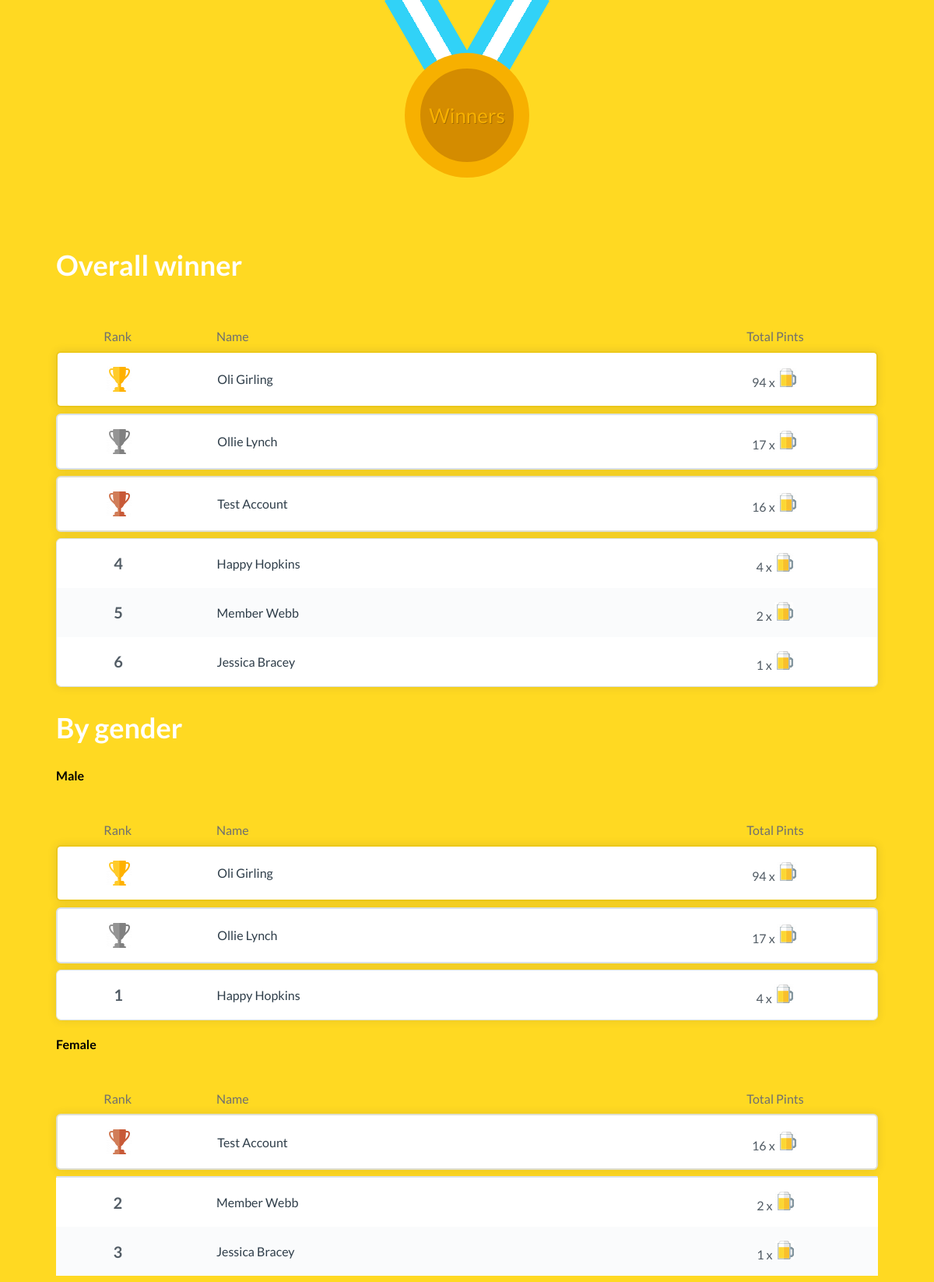
The page /leaderboard.php on the database its author committed.
### tables this page shows
CREATE TABLE `people` (
  `id` int(11) unsigned NOT NULL AUTO_INCREMENT,
  `barcode` char(50) DEFAULT NULL,
  `first_name` char(50) DEFAULT NULL,
  `last_name` char(50) DEFAULT NULL,
  `gender` char(1) DEFAULT NULL,
  PRIMARY KEY (`id`)
);

### src/classes/Db.php (called while the page is built, shortened)
<?php
class Db
{
    protected static $instance;
    protected $pdo;
    public function __construct() {
        $opt  = array(
            PDO::ATTR_ERRMODE            => PDO::ERRMODE_EXCEPTION,
            PDO::ATTR_DEFAULT_FETCH_MODE => PDO::FETCH_OBJ,
            PDO::ATTR_EMULATE_PREPARES   => FALSE,
        );
        $dsn = 'mysql:host='.DB_HOST.';dbname='.DB_NAME;
        try {
            $this->pdo = new PDO($dsn, DB_USER, DB_PASS, $opt);
        } catch (\Exception $exception) {
            var_dump($exception->getMessage());
            die('cannot connect');
        }
    }
    public static function instance()
    {
        if (self::$instance === null)
        {
            self::$instance = new self;
        }
        return self::$instance;
    }
    public function run($sql, $args = [])
    {
        if (!$args) {
            return $this->pdo->query($sql);
        }
        $stmt = $this->pdo->prepare($sql);
        $stmt->execute($args);
        return $stmt;
    }
}

### src/classes/Bar.php (called while the page is built, shortened)
<?php
class Bar
{
    private $db;
    public function __construct()
    {
        $this->db = Db::instance();
    }
    public function getOverallLeaderboard()
    {
        $leaders = $this->db->run(
            'SELECT consumption.person, people.barcode, people.first_name, people.last_name, COUNT(consumption.person) AS drinks
                FROM consumption
                LEFT JOIN people ON consumption.person = people.id
                GROUP BY consumption.person
                ORDER BY drinks DESC;'
        )->fetchAll();
        $people = [];
        foreach ($leaders as $leader) {
            $person = new Person($leader->barcode);
            $person->setDrinks($leader->drinks);
            $people[] = $person;
        }
        return $people;
    }
    public function getFirstThree(array $board)
    {
        return array_slice($board, 0, 3);
    }
    public function getRemaining(array $board)
    {
        return array_slice($board, 3);
    }
}

### src/classes/Person.php (called while the page is built, shortened)
<?php
class Person
{
    protected $barcode = '';
    protected $firstName = '';
    protected $secondName = '';
    protected $drinks;
    protected $gender = '';
    public function __construct(string $barcode)
    {
        $this->load();
    }
    private function load()
    {
        $this->db = Db::instance();
        $result = $this->db->run('SELECT * from people where barcode = ?', [$this->barcode])->fetch();
    }
    public function setBarcode(string $barcode)
    {
        $this->barcode = $barcode;
    }
    public function setFirstName(string $firstName)
    {
        $this->firstName = $firstName;
    }
    public function setSecondName(string $secondName)
    {
        $this->secondName = $secondName;
    }
    public function getFullName(): string
    {
        return $this->firstName . ' ' . $this->secondName;
    }
    public function getDrinks() : int
    {
        return $this->drinks;
    }
    public function setDrinks(int $drinks)
    {
        $this->drinks = $drinks;
    }
    public function setGender(string $gender)
    {
        $this->gender = $gender;
    }
    public function isMale()
    {
        return $this->gender === 'm';
    }
    public function isFemale()
    {
        return $this->gender === 'f';
    }
}

### public/leaderboard.php (the view, shortened to what this page needs)
<?php
$bar = new \Honest\Bar();
$overall = $bar->getOverallLeaderboard();
?>
<!DOCTYPE html>
<html lang="en">
<head>
    <link rel="stylesheet" href="css/styles.css">
</head>
<body class="page-leaderboard yellow">
    <div id="devMenu" class="modal-toggle"></div>
    <div class="ranking-table-data-leader-1">
        <div class="medal-glasscase">
            <div class="the-medal with-ribbon"></div><span id="medal-one">Winners</span>
        </div>
    </div>
    <section class="ranking">
        <div class="contain">
            <h2 class="main-text">Overall winner</h2>
            <div class="ranking-table">
                <div class="ranking-table-header-row">
                    <div class="ranking-table-header-data h6">Rank</div>
                    <div class="ranking-table-header-data h6">Name</div>
                    <div class="ranking-table-header-data h6">Total Pints</div>
                </div>
                <?php foreach ($bar->getFirstThree($overall) as $position => $person) :?>
                    <?php $position = $position + 1 ?>
                    <div class="ranking-table-row-leader-<?php echo $position ?>">
                        <div class="ranking-table-data-leader-<?php echo $position ?>">
                            <img src="images/trophy-<?php echo $position ?>.png">
                        </div>
                        <div class="ranking-table-data">
                            <?php echo $person->getFullName() ?>
                        </div>
                        <div class="ranking-table-data">
                            <?php echo $person->getDrinks() ?> x <img src="images/beer.png">
                        </div>
                    </div>
                <?php endforeach; ?>
                <div class="ranking-table-body">
                    <?php foreach ($bar->getRemaining($overall) as $position => $person) :?>
                        <div class="ranking-table-row">
                            <?php $position = $position + 4 ?>
                            <div class="ranking-table-data">
                                <?php echo $position ?>
                            </div>
                            <div class="ranking-table-data">
                                <?php echo $person->getFullName() ?>
                            </div>
                            <div class="ranking-table-data">
                                <?php echo $person->getDrinks() ?> x <img src="images/beer.png">
                            </div>
                        </div>
                    <?php endforeach; ?>
                </div>
            </div>
        </div>
        <div class="contain">
            <h2 class="main-text">By gender</h2>
            <div class="ranking-table">
                <h4>Male</h4>
                <div class="ranking-table-header-row">
                    <div class="ranking-table-header-data h6">Rank</div>
                    <div class="ranking-table-header-data h6">Name</div>
                    <div class="ranking-table-header-data h6">Total Pints</div>
                </div>
                <?php foreach ($bar->getFirstThree($overall) as $position => $person) :?>
                    <?php $position = $position + 1 ?>
                    <?php if ($person->isMale()) :?>
                        <div class="ranking-table-row-leader-<?php echo $position ?>">
                            <div class="ranking-table-data-leader-<?php echo $position ?>">
                                <img src="images/trophy-<?php echo $position ?>.png">
                            </div>
                            <div class="ranking-table-data">
                                <?php echo $person->getFullName() ?>
                            </div>
                            <div class="ranking-table-data">
                                <?php echo $person->getDrinks() ?> x <img src="images/beer.png">
                            </div>
                        </div>
                    <?php endif; ?>
                <?php endforeach; ?>
                <div class="ranking-table-body">
                    <?php foreach ($bar->getRemaining($overall) as $position => $person) :?>
                        <?php if ($person->isMale()) :?>
                            <?php $position = $position + 1 ?>
                            <div class="ranking-table-row">
                                <div class="ranking-table-data">
                                    <?php echo $position ?>
                                </div>
                                <div class="ranking-table-data">
                                    <?php echo $person->getFullName() ?>
                                </div>
                                <div class="ranking-table-data">
                                    <?php echo $person->getDrinks() ?> x <img src="images/beer.png">
                                </div>
                            </div>
                        <?php endif; ?>
                    <?php endforeach; ?>
                </div>
            </div>
            <div class="ranking-table">
                <h4>Female</h4>
                <div class="ranking-table-header-row">
                    <div class="ranking-table-header-data h6">Rank</div>
                    <div class="ranking-table-header-data h6">Name</div>
                    <div class="ranking-table-header-data h6">Total Pints</div>
                </div>
                <?php foreach ($bar->getFirstThree($overall) as $position => $person) :?>
                    <?php if ($person->isFemale()) :?>
                        <?php $position = $position + 1 ?>
                        <div class="ranking-table-row-leader-<?php echo $position ?>">
                            <div class="ranking-table-data-leader-<?php echo $position ?>">
                                <img src="images/trophy-<?php echo $position ?>.png">
                            </div>
                            <div class="ranking-table-data">
                                <?php echo $person->getFullName() ?>
                            </div>
                            <div class="ranking-table-data">
                                <?php echo $person->getDrinks() ?> x <img src="images/beer.png">
                            </div>
                        </div>
                    <?php endif; ?>
                <?php endforeach; ?>
                <div class="ranking-table-body">
                    <?php foreach ($bar->getRemaining($overall) as $position => $person) :?>
                        <?php if ($person->isFemale()) :?>
                            <?php $position = $position + 1 ?>
                            <div class="ranking-table-row">
                                <div class="ranking-table-data">
                                    <?php echo $position ?>
                                </div>
                                <div class="ranking-table-data">
                                    <?php echo $person->getFullName() ?>
                                </div>
                                <div class="ranking-table-data">
                                    <?php echo $person->getDrinks() ?> x <img src="images/beer.png">
                                </div>
                            <?php endif; ?>
                        </div>
                    <?php endforeach; ?>
                </div>
            </div>
    </section>
</body>
</html>

### rows shown on the page
people: shows a picture, $person->getFullName() "Oli Girling", Drinks "94"
people: shows a picture, $person->getFullName() "Ollie Lynch", Drinks "17"
people: shows a picture, $person->getFullName() "Test Account", Drinks "16"
people: position "4", $person->getFullName() "Happy Hopkins", id "4"
people: $person->getFullName() "Member Webb", Drinks "2"
people: $person->getFullName() "Jessica Bracey", Drinks "1"

### other values the page prints
$position "5"
$person->getDrinks() "2"
$position "6"
$person->getDrinks() "1"
